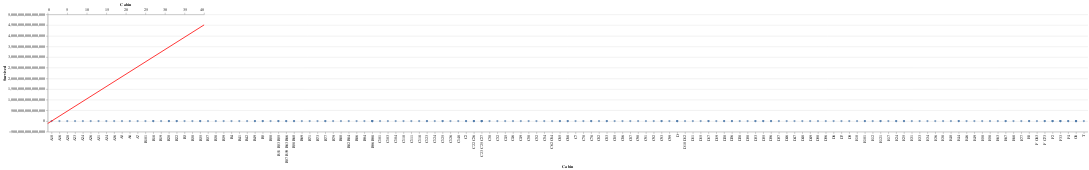

The notebook cell this image was saved under:
### Code cell
draw_line(1.1276363e+14, -112763629749553.84)

### Figure 1 — Vega-Lite specification as saved in the notebook (floating-point values rounded to 4 significant figures; data arrays with more than 128 entries replaced by an {"elided": "..."} marker saying what was removed)
{"config": {"view": {"continuousWidth": 400, "continuousHeight": 300}}, "layer": [{"data": {"name": "data-92cb4a496e2ccfff71cc5b06eabf3f17"}, "mark": "circle", "encoding": {"x": {"type": "ordinal", "field": "Cabin"}, "y": {"type": "quantitative", "field": "Survived"}}}, {"data": {"name": "data-2a86d0069f814d78c5267405bb151745"}, "mark": {"type": "line", "color": "red"}, "encoding": {"x": {"type": "quantitative", "field": "Cabin"}, "y": {"type": "quantitative", "field": "Survived"}}}], "$schema": "https://vega.github.io/schema/vega-lite/v4.8.1.json", "datasets": {"data-92cb4a496e2ccfff71cc5b06eabf3f17": {"elided": "183 records"}, "data-2a86d0069f814d78c5267405bb151745": [{"Cabin": 0, "Survived": -112800000000000.0}, {"Cabin": 40, "Survived": 4511000000000000.0}]}}
